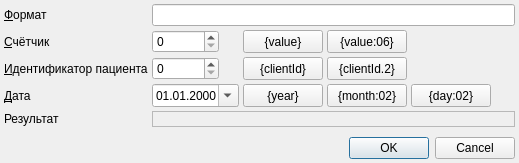
<?xml version="1.0" encoding="UTF-8"?>
<ui version="4.0">
 <class>CounterFormatTestDialog</class>
 <widget class="QDialog" name="CounterFormatTestDialog">
  <property name="geometry">
   <rect>
    <x>0</x>
    <y>0</y>
    <width>519</width>
    <height>163</height>
   </rect>
  </property>
  <property name="windowTitle">
   <string>Конструирование и проверка формата счётчика</string>
  </property>
  <layout class="QGridLayout" name="gridLayout">
   <property name="margin">
    <number>4</number>
   </property>
   <property name="spacing">
    <number>4</number>
   </property>
   <item row="2" column="2">
    <widget class="QPushButton" name="btnAddClientId">
     <property name="sizePolicy">
      <sizepolicy hsizetype="Minimum" vsizetype="Ignored">
       <horstretch>0</horstretch>
       <verstretch>0</verstretch>
      </sizepolicy>
     </property>
     <property name="toolTip">
      <string>&lt;html&gt;&lt;head/&gt;&lt;body&gt;&lt;p&gt;Вывести идентификатор пациента — Client.id&lt;/p&gt;&lt;/body&gt;&lt;/html&gt;</string>
     </property>
     <property name="text">
      <string>{clientId}</string>
     </property>
     <property name="autoDefault">
      <bool>false</bool>
     </property>
     <property name="flat">
      <bool>false</bool>
     </property>
    </widget>
   </item>
   <item row="2" column="3">
    <widget class="QPushButton" name="btnAddClientId2">
     <property name="sizePolicy">
      <sizepolicy hsizetype="Minimum" vsizetype="Ignored">
       <horstretch>0</horstretch>
       <verstretch>0</verstretch>
      </sizepolicy>
     </property>
     <property name="toolTip">
      <string>&lt;html&gt;&lt;head/&gt;&lt;body&gt;&lt;p&gt;Вывести идентификатор пациента в заданной внешней системе.&lt;/p&gt;&lt;p&gt;В данном случае — в системе с кодом «2», это «Идентификатор ЕИС РПФ»&lt;/p&gt;&lt;/body&gt;&lt;/html&gt;</string>
     </property>
     <property name="text">
      <string>{clientId.2}</string>
     </property>
     <property name="autoDefault">
      <bool>false</bool>
     </property>
     <property name="flat">
      <bool>false</bool>
     </property>
    </widget>
   </item>
   <item row="0" column="1" colspan="5">
    <widget class="QLineEdit" name="edtFormat">
     <property name="sizePolicy">
      <sizepolicy hsizetype="Expanding" vsizetype="Fixed">
       <horstretch>0</horstretch>
       <verstretch>0</verstretch>
      </sizepolicy>
     </property>
     <property name="maxLength">
      <number>128</number>
     </property>
     <property name="cursorPosition">
      <number>0</number>
     </property>
    </widget>
   </item>
   <item row="0" column="0">
    <widget class="QLabel" name="lblFormat">
     <property name="sizePolicy">
      <sizepolicy hsizetype="Maximum" vsizetype="Preferred">
       <horstretch>0</horstretch>
       <verstretch>0</verstretch>
      </sizepolicy>
     </property>
     <property name="text">
      <string>&amp;Формат</string>
     </property>
     <property name="buddy">
      <cstring>edtFormat</cstring>
     </property>
    </widget>
   </item>
   <item row="3" column="0">
    <widget class="QLabel" name="lblDate">
     <property name="text">
      <string>&amp;Дата</string>
     </property>
     <property name="buddy">
      <cstring>edtDate</cstring>
     </property>
    </widget>
   </item>
   <item row="3" column="1">
    <widget class="CDateEdit" name="edtDate">
     <property name="sizePolicy">
      <sizepolicy hsizetype="Maximum" vsizetype="Fixed">
       <horstretch>0</horstretch>
       <verstretch>0</verstretch>
      </sizepolicy>
     </property>
     <property name="displayFormat">
      <string>dd.MM.yyyy</string>
     </property>
     <property name="calendarPopup">
      <bool>true</bool>
     </property>
    </widget>
   </item>
   <item row="4" column="1" colspan="5">
    <widget class="QLabel" name="lblResult">
     <property name="frameShape">
      <enum>QFrame::StyledPanel</enum>
     </property>
     <property name="frameShadow">
      <enum>QFrame::Sunken</enum>
     </property>
     <property name="text">
      <string/>
     </property>
    </widget>
   </item>
   <item row="2" column="1">
    <widget class="QSpinBox" name="edtClientId">
     <property name="sizePolicy">
      <sizepolicy hsizetype="Maximum" vsizetype="Fixed">
       <horstretch>0</horstretch>
       <verstretch>0</verstretch>
      </sizepolicy>
     </property>
     <property name="maximum">
      <number>99999999</number>
     </property>
    </widget>
   </item>
   <item row="3" column="2">
    <widget class="QPushButton" name="btnAddYear">
     <property name="sizePolicy">
      <sizepolicy hsizetype="Minimum" vsizetype="Ignored">
       <horstretch>0</horstretch>
       <verstretch>0</verstretch>
      </sizepolicy>
     </property>
     <property name="toolTip">
      <string>&lt;html&gt;&lt;head/&gt;&lt;body&gt;&lt;p&gt;Вывести год.&lt;/p&gt;&lt;p&gt;Если нужно вывести только две последние цифры, используйте {yy}&lt;/p&gt;&lt;/body&gt;&lt;/html&gt;</string>
     </property>
     <property name="text">
      <string>{year}</string>
     </property>
     <property name="autoDefault">
      <bool>false</bool>
     </property>
     <property name="flat">
      <bool>false</bool>
     </property>
    </widget>
   </item>
   <item row="1" column="1">
    <widget class="QSpinBox" name="edtValue">
     <property name="sizePolicy">
      <sizepolicy hsizetype="Maximum" vsizetype="Fixed">
       <horstretch>0</horstretch>
       <verstretch>0</verstretch>
      </sizepolicy>
     </property>
     <property name="maximum">
      <number>99999999</number>
     </property>
    </widget>
   </item>
   <item row="3" column="3">
    <widget class="QPushButton" name="btnAddMonth">
     <property name="sizePolicy">
      <sizepolicy hsizetype="Minimum" vsizetype="Ignored">
       <horstretch>0</horstretch>
       <verstretch>0</verstretch>
      </sizepolicy>
     </property>
     <property name="toolTip">
      <string>&lt;html&gt;&lt;head/&gt;&lt;body&gt;&lt;p&gt;Вывести номер месяца двумя цифрами&lt;/p&gt;&lt;/body&gt;&lt;/html&gt;</string>
     </property>
     <property name="text">
      <string>{month:02}</string>
     </property>
     <property name="autoDefault">
      <bool>false</bool>
     </property>
     <property name="flat">
      <bool>false</bool>
     </property>
    </widget>
   </item>
   <item row="3" column="5">
    <spacer name="horizontalSpacer_4">
     <property name="orientation">
      <enum>Qt::Horizontal</enum>
     </property>
     <property name="sizeHint" stdset="0">
      <size>
       <width>11</width>
       <height>20</height>
      </size>
     </property>
    </spacer>
   </item>
   <item row="4" column="0">
    <widget class="QLabel" name="lblEvaluated">
     <property name="text">
      <string>Результат</string>
     </property>
    </widget>
   </item>
   <item row="7" column="0" colspan="6">
    <widget class="QDialogButtonBox" name="buttonBox">
     <property name="orientation">
      <enum>Qt::Horizontal</enum>
     </property>
     <property name="standardButtons">
      <set>QDialogButtonBox::Cancel|QDialogButtonBox::Ok</set>
     </property>
    </widget>
   </item>
   <item row="1" column="2">
    <widget class="QPushButton" name="btnAddValue">
     <property name="sizePolicy">
      <sizepolicy hsizetype="Minimum" vsizetype="Ignored">
       <horstretch>0</horstretch>
       <verstretch>0</verstretch>
      </sizepolicy>
     </property>
     <property name="toolTip">
      <string>&lt;html&gt;&lt;head/&gt;&lt;body&gt;&lt;p&gt;Вывести значение счётчика&lt;/p&gt;&lt;/body&gt;&lt;/html&gt;</string>
     </property>
     <property name="text">
      <string>{value}</string>
     </property>
     <property name="autoDefault">
      <bool>false</bool>
     </property>
     <property name="flat">
      <bool>false</bool>
     </property>
    </widget>
   </item>
   <item row="1" column="3">
    <widget class="QPushButton" name="btnAddValue06">
     <property name="sizePolicy">
      <sizepolicy hsizetype="Minimum" vsizetype="Ignored">
       <horstretch>0</horstretch>
       <verstretch>0</verstretch>
      </sizepolicy>
     </property>
     <property name="toolTip">
      <string>&lt;html&gt;&lt;head/&gt;&lt;body&gt;&lt;p&gt;Вывести значение счётчика с выравниванием вправо в поле шириной не менее шести символов и заполнением нулями&lt;/p&gt;&lt;/body&gt;&lt;/html&gt;</string>
     </property>
     <property name="text">
      <string>{value:06}</string>
     </property>
     <property name="autoDefault">
      <bool>false</bool>
     </property>
     <property name="flat">
      <bool>false</bool>
     </property>
    </widget>
   </item>
   <item row="2" column="0">
    <widget class="QLabel" name="lblClientId">
     <property name="text">
      <string>&amp;Идентификатор пациента</string>
     </property>
     <property name="buddy">
      <cstring>edtClientId</cstring>
     </property>
    </widget>
   </item>
   <item row="1" column="0">
    <widget class="QLabel" name="lblValue">
     <property name="text">
      <string>&amp;Счётчик</string>
     </property>
     <property name="buddy">
      <cstring>edtValue</cstring>
     </property>
    </widget>
   </item>
   <item row="5" column="0">
    <spacer name="verticalSpacer">
     <property name="orientation">
      <enum>Qt::Vertical</enum>
     </property>
     <property name="sizeHint" stdset="0">
      <size>
       <width>20</width>
       <height>0</height>
      </size>
     </property>
    </spacer>
   </item>
   <item row="2" column="4" colspan="2">
    <spacer name="horizontalSpacer_3">
     <property name="orientation">
      <enum>Qt::Horizontal</enum>
     </property>
     <property name="sizeHint" stdset="0">
      <size>
       <width>95</width>
       <height>20</height>
      </size>
     </property>
    </spacer>
   </item>
   <item row="1" column="4" colspan="2">
    <spacer name="horizontalSpacer_2">
     <property name="orientation">
      <enum>Qt::Horizontal</enum>
     </property>
     <property name="sizeHint" stdset="0">
      <size>
       <width>95</width>
       <height>20</height>
      </size>
     </property>
    </spacer>
   </item>
   <item row="3" column="4">
    <widget class="QPushButton" name="btnAddDay">
     <property name="sizePolicy">
      <sizepolicy hsizetype="Minimum" vsizetype="Ignored">
       <horstretch>0</horstretch>
       <verstretch>0</verstretch>
      </sizepolicy>
     </property>
     <property name="toolTip">
      <string>&lt;html&gt;&lt;head/&gt;&lt;body&gt;&lt;p&gt;Вывести номер дня месяца двумя цифрами&lt;/p&gt;&lt;/body&gt;&lt;/html&gt;</string>
     </property>
     <property name="text">
      <string>{day:02}</string>
     </property>
     <property name="autoDefault">
      <bool>false</bool>
     </property>
     <property name="flat">
      <bool>false</bool>
     </property>
    </widget>
   </item>
  </layout>
 </widget>
 <customwidgets>
  <customwidget>
   <class>CDateEdit</class>
   <extends>QDateEdit</extends>
   <header>library/DateEdit</header>
  </customwidget>
 </customwidgets>
 <tabstops>
  <tabstop>edtFormat</tabstop>
  <tabstop>edtValue</tabstop>
  <tabstop>edtClientId</tabstop>
  <tabstop>edtDate</tabstop>
  <tabstop>buttonBox</tabstop>
  <tabstop>btnAddValue</tabstop>
  <tabstop>btnAddValue06</tabstop>
  <tabstop>btnAddClientId</tabstop>
  <tabstop>btnAddClientId2</tabstop>
  <tabstop>btnAddYear</tabstop>
  <tabstop>btnAddMonth</tabstop>
  <tabstop>btnAddDay</tabstop>
 </tabstops>
 <resources/>
 <connections>
  <connection>
   <sender>buttonBox</sender>
   <signal>accepted()</signal>
   <receiver>CounterFormatTestDialog</receiver>
   <slot>accept()</slot>
   <hints>
    <hint type="sourcelabel">
     <x>248</x>
     <y>254</y>
    </hint>
    <hint type="destinationlabel">
     <x>157</x>
     <y>274</y>
    </hint>
   </hints>
  </connection>
  <connection>
   <sender>buttonBox</sender>
   <signal>rejected()</signal>
   <receiver>CounterFormatTestDialog</receiver>
   <slot>reject()</slot>
   <hints>
    <hint type="sourcelabel">
     <x>316</x>
     <y>260</y>
    </hint>
    <hint type="destinationlabel">
     <x>286</x>
     <y>274</y>
    </hint>
   </hints>
  </connection>
 </connections>
</ui>
